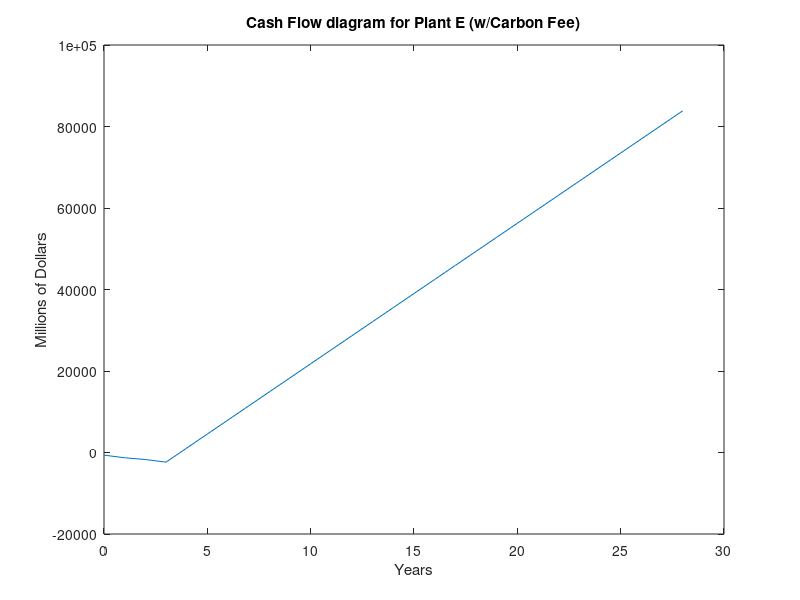

MATLAB code for this plot:
% E Plant
clear
c = 1722; % [MW] E plant capacity
c_f = .53; % Capacity factor
PPA = .51; % [$/KWH] Power Purchase Agreement
eta = .53; % Thermal efficiency
fc = 8.71; % [$/Million BTU] fuel cost
c02e = 117; % [lbs c02/Million BTU] c02 emmisions
cf = 60; % [$/ton c02] carbon fee
cc = 2152.5;  % [M$] construction cost

e_py = c * c_f * 365 * 24 * PPA * 1000; % [$] earned per year

qinc = c * c_f * 81891387.76 * 365 /eta; % BTUs produced in 1 year

cof = (qinc/1000000) * fc; % [$] cost of fuel per year
c02 = (qinc/1000000) * c02e; % [lbs] of c02 per year
cfc = (cf/2000) * c02; % [$] carbon fee per year

net_e = (e_py - cof)/1000000; % [M$] Net earned per year (no carbon fee)
net_e_cf = net_e - (cfc/1000000); % [M$] Net earned per year (with carbon fee)

CF_Carbon = [-.3*cc;-.3*cc;-.2*cc;-.3*cc;net_e_cf.*ones(25,1)];
i = [0:28]';
PV_C = CF_Carbon./(1+.1).^i; % Present Value Assuming 10% interest rate

NPV_Carbon = sum(PV_C); %[M$] Net Present Value (w/C02 tax)

Cum_cash(1)=CF_Carbon(1); %Cumulative Cash w/ carbon fee
	for k=2:29;
    	Cum_cash(k)=Cum_cash(k-1)+CF_Carbon(k);
    end

% With Carbon Fee
x_pts = 0:28;  %x values
y_pts = Cum_cash; %y values
fc = @(x)interp1(x_pts,y_pts,x,'linear'); 
plot(x_pts,y_pts)
title('Cash Flow diagram for Plant E (w/Carbon Fee)')
xlabel('Years')
ylabel('Millions of Dollars')
%find where the interpolation yields zero.
[year,prof] = fzero(fc,5); % 5 is a guess
PayBackPeriod = year
%ROI=Average Profit/ Total Investment
%C=[-10000,-5000,7000,7000,15000];
Av_prof = sum(CF_Carbon)/28;
Inv = (cc);

ROI=Av_prof/Inv; %
ROI_CCGT = ROI*100

[xval,fval] = fzero(@(x)(CF_Carbon'*(1+x).^-(0:length(CF_Carbon')-1).'), 3);

IRR = xval;
IRR_CCGT = IRR*100 % Percent

% F Plant

c = 1722; % [MW] E plant capacity
c_f = .53; % Capacity factor
PPA = .51; % [$/KWH] Power Purchase Agreement
eta = .53; % Thermal efficiency
fc = 8.71; % [$/Million BTU] fuel cost
c02e = 117; % [lbs c02/Million BTU] c02 emmisions
cf = 60; % [$/ton c02] carbon fee
cc = 2152.5;  % [M$] construction cost

e_py = c * c_f * 365 * 24 * PPA * 1000; % [$] earned per year

qinc = c * c_f * 81891387.76 * 365 /eta; % BTUs produced in 1 year

cof = (qinc/1000000) * fc; % [$] cost of fuel per year
c02 = (qinc/1000000) * c02e; % [lbs] of c02 per year
cfc = (cf/2000) * c02; % [$] carbon fee per year

net_e = (e_py - cof)/1000000; % [M$] Net earned per year (no carbon fee)
net_e_cf = net_e - (cfc/1000000); % [M$] Net earned per year (with carbon fee)

CF_Carbon = [-.3*cc;-.3*cc;-.2*cc;-.3*cc;net_e_cf.*ones(25,1)];
i = [0:28]';
PV_C = CF_Carbon./(1+.1).^i; % Present Value Assuming 10% interest rate

NPV_Carbon = sum(PV_C); %[M$] Net Present Value (w/C02 tax)

Cum_cash(1)=CF_Carbon(1); %Cumulative Cash w/ carbon fee
	for k=2:29;
    	Cum_cash(k)=Cum_cash(k-1)+CF_Carbon(k);
    end

% With Carbon Fee
x_pts = 0:28;  %x values
y_pts = Cum_cash; %y values
fc = @(x)interp1(x_pts,y_pts,x,'linear'); 
plot(x_pts,y_pts)
title('Cash Flow diagram for Plant E (w/Carbon Fee)')
xlabel('Years')
ylabel('Millions of Dollars')
%find where the interpolation yields zero.
[year,prof] = fzero(fc,5); % 5 is a guess
PayBackPeriod = year
%ROI=Average Profit/ Total Investment
%C=[-10000,-5000,7000,7000,15000];
Av_prof = sum(CF_Carbon)/28;
Inv = (cc);

ROI=Av_prof/Inv; %
ROI_CCGT = ROI*100

[xval,fval] = fzero(@(x)(CF_Carbon'*(1+x).^-(0:length(CF_Carbon')-1).'), 3);

IRR = xval;
IRR_CCGT = IRR*100 % Percent

% H Plant

c = 1722; % [MW] E plant capacity
c_f = .53; % Capacity factor
PPA = .51; % [$/KWH] Power Purchase Agreement
eta = .53; % Thermal efficiency
fc = 8.71; % [$/Million BTU] fuel cost
c02e = 117; % [lbs c02/Million BTU] c02 emmisions
cf = 60; % [$/ton c02] carbon fee
cc = 2152.5;  % [M$] construction cost

e_py = c * c_f * 365 * 24 * PPA * 1000; % [$] earned per year

qinc = c * c_f * 81891387.76 * 365 /eta; % BTUs produced in 1 year

cof = (qinc/1000000) * fc; % [$] cost of fuel per year
c02 = (qinc/1000000) * c02e; % [lbs] of c02 per year
cfc = (cf/2000) * c02; % [$] carbon fee per year

net_e = (e_py - cof)/1000000; % [M$] Net earned per year (no carbon fee)
net_e_cf = net_e - (cfc/1000000); % [M$] Net earned per year (with carbon fee)

CF_Carbon = [-.3*cc;-.3*cc;-.2*cc;-.3*cc;net_e_cf.*ones(25,1)];
i = [0:28]';
PV_C = CF_Carbon./(1+.1).^i; % Present Value Assuming 10% interest rate

NPV_Carbon = sum(PV_C); %[M$] Net Present Value (w/C02 tax)

Cum_cash(1)=CF_Carbon(1); %Cumulative Cash w/ carbon fee
	for k=2:29;
    	Cum_cash(k)=Cum_cash(k-1)+CF_Carbon(k);
    end

% With Carbon Fee
x_pts = 0:28;  %x values
y_pts = Cum_cash; %y values
fc = @(x)interp1(x_pts,y_pts,x,'linear'); 
plot(x_pts,y_pts)
title('Cash Flow diagram for Plant E (w/Carbon Fee)')
xlabel('Years')
ylabel('Millions of Dollars')
%find where the interpolation yields zero.
[year,prof] = fzero(fc,5); % 5 is a guess
PayBackPeriod = year
%ROI=Average Profit/ Total Investment
%C=[-10000,-5000,7000,7000,15000];
Av_prof = sum(CF_Carbon)/28;
Inv = (cc);

ROI=Av_prof/Inv; %
ROI_CCGT = ROI*100

[xval,fval] = fzero(@(x)(CF_Carbon'*(1+x).^-(0:length(CF_Carbon')-1).'), 3);

IRR = xval;
IRR_CCGT = IRR*100 % Percent